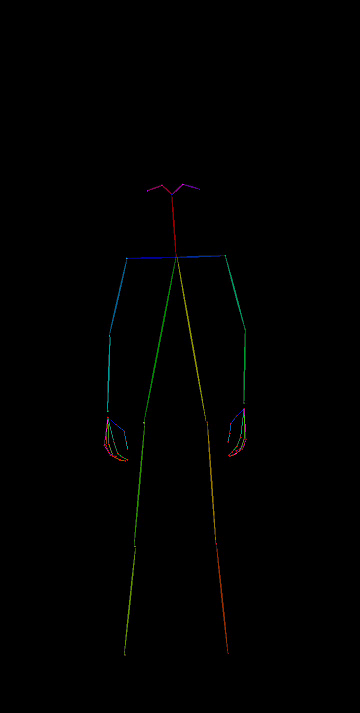
#> input picture frame 0 of important_assets/pose_videos/custom_motion1_pose.mp4, 720 x 1426 px, given in place of th_fullbody_001_custom_motion1_altmethods.mp4, which was not available (shown at 1/2 size)
$ python make_p2v_refkv_strong_eval_sheets_20260815.py
#> lines starting #> are read from the running program, lines starting #| are printed output that depends on the picture; after the words box and inside, x2 and y2 are one past the last pixel; in counts of white or black regions, pixels touching at a corner belong together; pictures that were not available may be replaced by others from this repository, and a replacement may not be noted
from pathlib import Path

import cv2
import numpy as np


ROOT = Path("/data1/workspace/linxinliang/CoInteract")
OUT = ROOT / "output_videos" / "p2v_refkv_strong_prevconfig_motion1_eval_20260815"
OUT.mkdir(parents=True, exist_ok=True)

VIDEOS = [
    ("00_baseline", ROOT / "output_videos/p2v_altmethods_prevconfig_motion1_baseline_noguidance_20260814/th_fullbody_001_custom_motion1_altmethods.mp4"),
    ("01_s005", ROOT / "output_videos/p2v_altmethods_prevconfig_motion1_refkv_headattn_s005_20260814/th_fullbody_001_custom_motion1_altmethods.mp4"),
    ("02_s010", ROOT / "output_videos/p2v_altmethods_prevconfig_motion1_refkv_headattn_s010_20260814/th_fullbody_001_custom_motion1_altmethods.mp4"),
    ("03_s025", ROOT / "output_videos/p2v_refkv_strong_prevconfig_motion1_refkv_headattn_s025_20260815/th_fullbody_001_custom_motion1_refkv_strong.mp4"),
    ("04_s050", ROOT / "output_videos/p2v_refkv_strong_prevconfig_motion1_refkv_headattn_s050_20260815/th_fullbody_001_custom_motion1_refkv_strong.mp4"),
    ("05_s100", ROOT / "output_videos/p2v_refkv_strong_prevconfig_motion1_refkv_headattn_s100_20260815/th_fullbody_001_custom_motion1_refkv_strong.mp4"),
]
FRAMES = [0, 25, 50, 75]


def read_frame(path: Path, idx: int):
#> called with idx = 0
    cap = cv2.VideoCapture(str(path))
    cap.set(cv2.CAP_PROP_POS_FRAMES, idx)
    ok, frame = cap.read()
#> frame is the input picture: shape (1426, 720, 3); mean B, G, R 0.6, 0.9, 0.7
    cap.release()
    if not ok:
        raise RuntimeError(f"Could not read frame {idx} from {path}")
    return frame


def label(img, text):
    out = img.copy()
    cv2.rectangle(out, (0, 0), (out.shape[1], 34), (0, 0, 0), -1)
    cv2.putText(out, text, (8, 23), cv2.FONT_HERSHEY_SIMPLEX, 0.58, (255, 255, 255), 2, cv2.LINE_AA)
    return out


def crop_head(frame):
    h, w = frame.shape[:2]
#> h = 1426; w = 720
    x1, y1, x2, y2 = int(0.25 * w), int(0.03 * h), int(0.75 * w), int(0.43 * h)
#> x1 = 180; y1 = 42; x2 = 540; y2 = 613
    crop = frame[y1:y2, x1:x2]
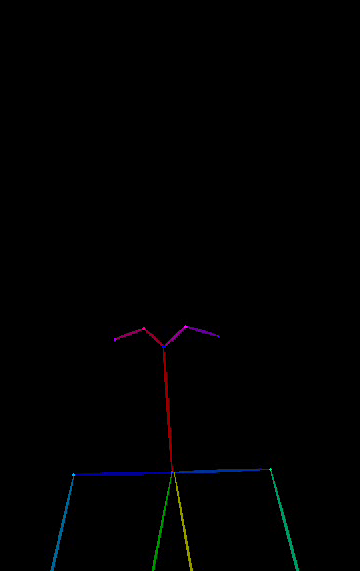
#> crop: shape (571, 360, 3); mean B, G, R 1.1, 0.8, 0.7
    return cv2.resize(crop, (300, 390), interpolation=cv2.INTER_CUBIC)
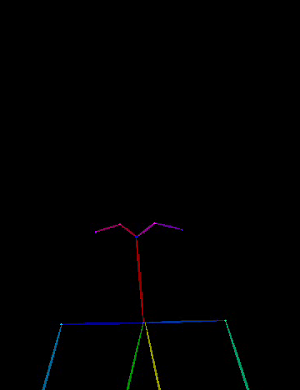
#> returned value: shape (390, 300, 3); mean of channels 0, 1, 2 1.1, 0.8, 0.8; drawn as B, G, R


rows = []
for name, path in VIDEOS:
    cells = []
    for idx in FRAMES:
        cells.append(label(crop_head(read_frame(path, idx)), f"{name} f{idx}"))
#> in label, `cv2.putText(out, text, (8, 23), cv2.FONT_HERSHEY_SIMPLEX, 0.58, (255, ..`:
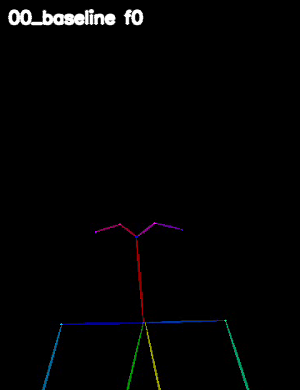
#> out: shape (390, 300, 3); 1.38% of pixels changed, all inside (x1, y1, x2, y2) = (7, 9, 144, 26); drawn as B, G, R
    rows.append(np.concatenate(cells, axis=1))

sheet = np.concatenate(rows, axis=0)
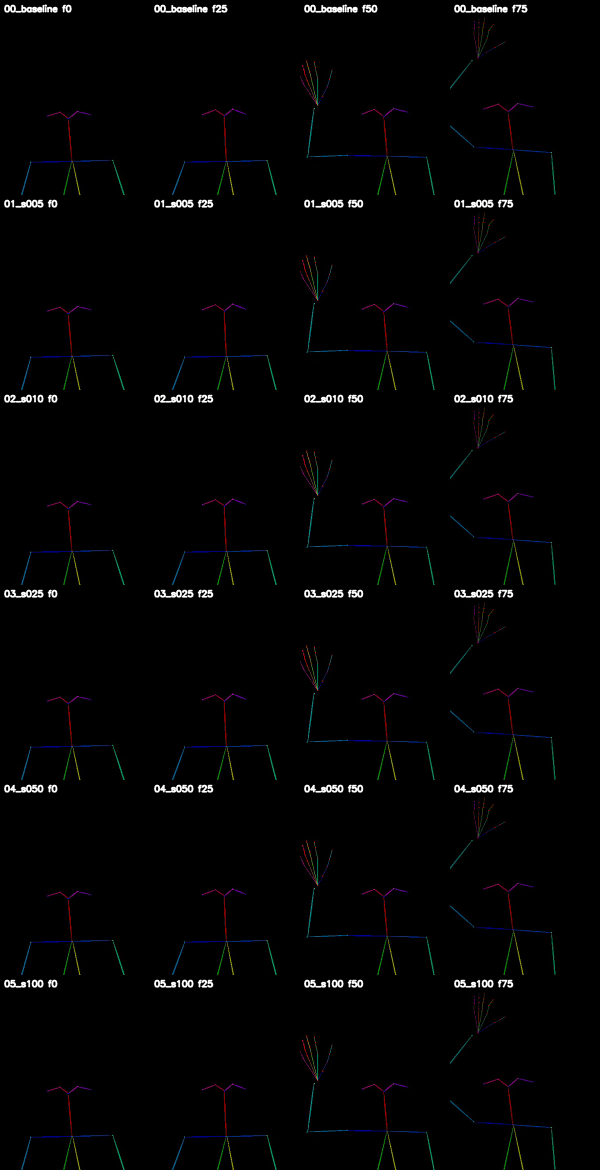
#> sheet: shape (2340, 1200, 3) (shown at 1/2 size); mean B, G, R 3.5, 3.3, 3.2
cv2.imwrite(str(OUT / "headcrop_strong_sheet_frames_0_25_50_75.jpg"), sheet)
print(OUT / "headcrop_strong_sheet_frames_0_25_50_75.jpg")
